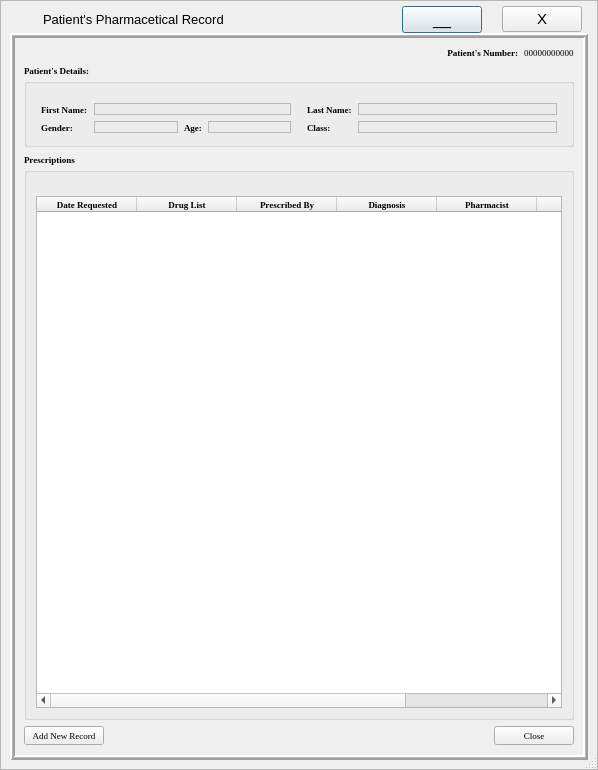
<?xml version="1.0" encoding="UTF-8"?>
<ui version="4.0">
 <class>PharmacyRecord</class>
 <widget class="QDialog" name="PharmacyRecord">
  <property name="geometry">
   <rect>
    <x>0</x>
    <y>0</y>
    <width>598</width>
    <height>770</height>
   </rect>
  </property>
  <property name="sizePolicy">
   <sizepolicy hsizetype="Fixed" vsizetype="Fixed">
    <horstretch>0</horstretch>
    <verstretch>0</verstretch>
   </sizepolicy>
  </property>
  <property name="windowTitle">
   <string>Dialog</string>
  </property>
  <property name="sizeGripEnabled">
   <bool>true</bool>
  </property>
  <layout class="QGridLayout" name="gridLayout">
   <property name="leftMargin">
    <number>0</number>
   </property>
   <property name="topMargin">
    <number>0</number>
   </property>
   <property name="rightMargin">
    <number>0</number>
   </property>
   <property name="bottomMargin">
    <number>0</number>
   </property>
   <property name="horizontalSpacing">
    <number>0</number>
   </property>
   <item row="1" column="0">
    <widget class="QFrame" name="bgflayer">
     <property name="frameShape">
      <enum>QFrame::StyledPanel</enum>
     </property>
     <property name="frameShadow">
      <enum>QFrame::Raised</enum>
     </property>
     <layout class="QVBoxLayout" name="verticalLayout">
      <property name="spacing">
       <number>0</number>
      </property>
      <property name="topMargin">
       <number>5</number>
      </property>
      <item>
       <layout class="QHBoxLayout" name="horizontalLayout_2">
        <property name="spacing">
         <number>20</number>
        </property>
        <property name="leftMargin">
         <number>6</number>
        </property>
        <property name="rightMargin">
         <number>6</number>
        </property>
        <item>
         <widget class="QLabel" name="logo">
          <property name="text">
           <string/>
          </property>
          <property name="pixmap">
           <pixmap>_ui/Sefa logo2.png</pixmap>
          </property>
          <property name="scaledContents">
           <bool>true</bool>
          </property>
         </widget>
        </item>
        <item>
         <widget class="QLabel" name="bgflbl">
          <property name="sizePolicy">
           <sizepolicy hsizetype="Expanding" vsizetype="Preferred">
            <horstretch>0</horstretch>
            <verstretch>0</verstretch>
           </sizepolicy>
          </property>
          <property name="font">
           <font>
            <family>MS Shell Dlg 2</family>
            <pointsize>10</pointsize>
            <weight>50</weight>
            <bold>false</bold>
            <underline>false</underline>
           </font>
          </property>
          <property name="styleSheet">
           <string notr="true">color: rgb(0, 0, 0);</string>
          </property>
          <property name="text">
           <string>Patient's Pharmacetical Record</string>
          </property>
          <property name="alignment">
           <set>Qt::AlignLeading|Qt::AlignLeft|Qt::AlignVCenter</set>
          </property>
          <property name="margin">
           <number>10</number>
          </property>
         </widget>
        </item>
        <item>
         <widget class="QPushButton" name="miniBtn">
          <property name="font">
           <font>
            <family>Tahoma</family>
            <pointsize>12</pointsize>
           </font>
          </property>
          <property name="cursor">
           <cursorShape>PointingHandCursor</cursorShape>
          </property>
          <property name="text">
           <string>__</string>
          </property>
          <property name="flat">
           <bool>false</bool>
          </property>
         </widget>
        </item>
        <item>
         <widget class="QPushButton" name="exitBtn">
          <property name="maximumSize">
           <size>
            <width>16777215</width>
            <height>16777215</height>
           </size>
          </property>
          <property name="font">
           <font>
            <family>Tahoma</family>
            <pointsize>11</pointsize>
           </font>
          </property>
          <property name="cursor">
           <cursorShape>PointingHandCursor</cursorShape>
          </property>
          <property name="mouseTracking">
           <bool>true</bool>
          </property>
          <property name="tabletTracking">
           <bool>true</bool>
          </property>
          <property name="layoutDirection">
           <enum>Qt::LeftToRight</enum>
          </property>
          <property name="autoFillBackground">
           <bool>false</bool>
          </property>
          <property name="text">
           <string>X</string>
          </property>
          <property name="autoDefault">
           <bool>false</bool>
          </property>
          <property name="flat">
           <bool>false</bool>
          </property>
         </widget>
        </item>
       </layout>
      </item>
      <item>
       <widget class="QFrame" name="bgLayer">
        <property name="font">
         <font>
          <family>Georgia</family>
          <pointsize>7</pointsize>
         </font>
        </property>
        <property name="frameShape">
         <enum>QFrame::Box</enum>
        </property>
        <property name="frameShadow">
         <enum>QFrame::Raised</enum>
        </property>
        <property name="lineWidth">
         <number>2</number>
        </property>
        <property name="midLineWidth">
         <number>1</number>
        </property>
        <layout class="QGridLayout" name="gridLayout_3">
         <item row="4" column="0">
          <layout class="QHBoxLayout" name="horizontalLayout_5">
           <item>
            <widget class="QPushButton" name="addNewBtn">
             <property name="cursor">
              <cursorShape>PointingHandCursor</cursorShape>
             </property>
             <property name="text">
              <string>Add New Record</string>
             </property>
            </widget>
           </item>
           <item>
            <spacer name="horizontalSpacer">
             <property name="orientation">
              <enum>Qt::Horizontal</enum>
             </property>
             <property name="sizeHint" stdset="0">
              <size>
               <width>40</width>
               <height>20</height>
              </size>
             </property>
            </spacer>
           </item>
           <item>
            <widget class="QPushButton" name="closeBtn">
             <property name="cursor">
              <cursorShape>PointingHandCursor</cursorShape>
             </property>
             <property name="text">
              <string>Close</string>
             </property>
            </widget>
           </item>
          </layout>
         </item>
         <item row="3" column="0">
          <widget class="QGroupBox" name="groupBox_2">
           <property name="font">
            <font>
             <family>Georgia</family>
             <pointsize>7</pointsize>
             <weight>75</weight>
             <bold>true</bold>
            </font>
           </property>
           <property name="title">
            <string>Prescriptions</string>
           </property>
           <property name="flat">
            <bool>false</bool>
           </property>
           <layout class="QGridLayout" name="gridLayout_6">
            <property name="topMargin">
             <number>26</number>
            </property>
            <item row="0" column="0">
             <widget class="QTableWidget" name="table">
              <property name="font">
               <font>
                <family>Georgia</family>
                <pointsize>7</pointsize>
                <weight>75</weight>
                <bold>true</bold>
               </font>
              </property>
              <property name="autoFillBackground">
               <bool>true</bool>
              </property>
              <property name="alternatingRowColors">
               <bool>true</bool>
              </property>
              <property name="columnCount">
               <number>7</number>
              </property>
              <column>
               <property name="text">
                <string>Date Requested</string>
               </property>
              </column>
              <column>
               <property name="text">
                <string>Drug List</string>
               </property>
              </column>
              <column>
               <property name="text">
                <string>Prescribed By</string>
               </property>
              </column>
              <column>
               <property name="text">
                <string>Diagnosis</string>
               </property>
              </column>
              <column>
               <property name="text">
                <string>Pharmacist</string>
               </property>
              </column>
              <column>
               <property name="text">
                <string>Status</string>
               </property>
              </column>
              <column>
               <property name="text">
                <string/>
               </property>
              </column>
             </widget>
            </item>
           </layout>
          </widget>
         </item>
         <item row="2" column="0">
          <widget class="QGroupBox" name="groupBox">
           <property name="font">
            <font>
             <family>Georgia</family>
             <pointsize>7</pointsize>
             <weight>75</weight>
             <bold>true</bold>
            </font>
           </property>
           <property name="title">
            <string>Patient's Details:</string>
           </property>
           <layout class="QGridLayout" name="gridLayout_2">
            <property name="topMargin">
             <number>20</number>
            </property>
            <item row="0" column="0">
             <layout class="QFormLayout" name="formLayout">
              <property name="leftMargin">
               <number>5</number>
              </property>
              <property name="topMargin">
               <number>2</number>
              </property>
              <property name="rightMargin">
               <number>5</number>
              </property>
              <property name="bottomMargin">
               <number>2</number>
              </property>
              <item row="0" column="0">
               <widget class="QLabel" name="label_2">
                <property name="font">
                 <font>
                  <family>Georgia</family>
                  <pointsize>7</pointsize>
                  <weight>75</weight>
                  <bold>true</bold>
                 </font>
                </property>
                <property name="text">
                 <string>First Name:</string>
                </property>
               </widget>
              </item>
              <item row="0" column="1">
               <widget class="QLabel" name="fname">
                <property name="sizePolicy">
                 <sizepolicy hsizetype="Expanding" vsizetype="Fixed">
                  <horstretch>0</horstretch>
                  <verstretch>0</verstretch>
                 </sizepolicy>
                </property>
                <property name="font">
                 <font>
                  <family>Tahoma</family>
                  <pointsize>7</pointsize>
                  <weight>50</weight>
                  <bold>false</bold>
                 </font>
                </property>
                <property name="focusPolicy">
                 <enum>Qt::StrongFocus</enum>
                </property>
                <property name="frameShape">
                 <enum>QFrame::StyledPanel</enum>
                </property>
                <property name="text">
                 <string/>
                </property>
                <property name="margin">
                 <number>5</number>
                </property>
               </widget>
              </item>
              <item row="1" column="0">
               <widget class="QLabel" name="label_6">
                <property name="font">
                 <font>
                  <family>Georgia</family>
                  <pointsize>7</pointsize>
                  <weight>75</weight>
                  <bold>true</bold>
                 </font>
                </property>
                <property name="text">
                 <string>Gender:</string>
                </property>
               </widget>
              </item>
              <item row="1" column="1">
               <layout class="QHBoxLayout" name="horizontalLayout_6">
                <item>
                 <widget class="QLabel" name="gender">
                  <property name="sizePolicy">
                   <sizepolicy hsizetype="Expanding" vsizetype="Fixed">
                    <horstretch>0</horstretch>
                    <verstretch>0</verstretch>
                   </sizepolicy>
                  </property>
                  <property name="font">
                   <font>
                    <family>Tahoma</family>
                    <pointsize>7</pointsize>
                    <weight>50</weight>
                    <bold>false</bold>
                   </font>
                  </property>
                  <property name="frameShape">
                   <enum>QFrame::StyledPanel</enum>
                  </property>
                  <property name="text">
                   <string/>
                  </property>
                  <property name="margin">
                   <number>5</number>
                  </property>
                 </widget>
                </item>
                <item>
                 <widget class="QLabel" name="label_9">
                  <property name="font">
                   <font>
                    <family>Georgia</family>
                    <pointsize>7</pointsize>
                    <weight>75</weight>
                    <bold>true</bold>
                   </font>
                  </property>
                  <property name="text">
                   <string>Age:</string>
                  </property>
                 </widget>
                </item>
                <item>
                 <widget class="QLabel" name="age">
                  <property name="sizePolicy">
                   <sizepolicy hsizetype="Expanding" vsizetype="Fixed">
                    <horstretch>0</horstretch>
                    <verstretch>0</verstretch>
                   </sizepolicy>
                  </property>
                  <property name="font">
                   <font>
                    <family>Tahoma</family>
                    <pointsize>7</pointsize>
                    <weight>50</weight>
                    <bold>false</bold>
                   </font>
                  </property>
                  <property name="frameShape">
                   <enum>QFrame::StyledPanel</enum>
                  </property>
                  <property name="text">
                   <string/>
                  </property>
                  <property name="margin">
                   <number>5</number>
                  </property>
                 </widget>
                </item>
               </layout>
              </item>
             </layout>
            </item>
            <item row="0" column="1">
             <layout class="QFormLayout" name="formLayout_2">
              <property name="leftMargin">
               <number>5</number>
              </property>
              <property name="topMargin">
               <number>2</number>
              </property>
              <property name="rightMargin">
               <number>5</number>
              </property>
              <property name="bottomMargin">
               <number>2</number>
              </property>
              <item row="0" column="0">
               <widget class="QLabel" name="label_4">
                <property name="font">
                 <font>
                  <family>Georgia</family>
                  <pointsize>7</pointsize>
                  <weight>75</weight>
                  <bold>true</bold>
                 </font>
                </property>
                <property name="text">
                 <string>Last Name:</string>
                </property>
               </widget>
              </item>
              <item row="0" column="1">
               <widget class="QLabel" name="lname">
                <property name="sizePolicy">
                 <sizepolicy hsizetype="Expanding" vsizetype="Fixed">
                  <horstretch>0</horstretch>
                  <verstretch>0</verstretch>
                 </sizepolicy>
                </property>
                <property name="font">
                 <font>
                  <family>Tahoma</family>
                  <pointsize>7</pointsize>
                  <weight>50</weight>
                  <bold>false</bold>
                 </font>
                </property>
                <property name="frameShape">
                 <enum>QFrame::StyledPanel</enum>
                </property>
                <property name="text">
                 <string/>
                </property>
                <property name="margin">
                 <number>5</number>
                </property>
               </widget>
              </item>
              <item row="1" column="0">
               <widget class="QLabel" name="label_8">
                <property name="font">
                 <font>
                  <family>Georgia</family>
                  <pointsize>7</pointsize>
                  <weight>75</weight>
                  <bold>true</bold>
                 </font>
                </property>
                <property name="text">
                 <string>Class:</string>
                </property>
               </widget>
              </item>
              <item row="1" column="1">
               <widget class="QLabel" name="pclass">
                <property name="sizePolicy">
                 <sizepolicy hsizetype="Expanding" vsizetype="Fixed">
                  <horstretch>0</horstretch>
                  <verstretch>0</verstretch>
                 </sizepolicy>
                </property>
                <property name="font">
                 <font>
                  <family>Tahoma</family>
                  <pointsize>7</pointsize>
                  <weight>50</weight>
                  <bold>false</bold>
                 </font>
                </property>
                <property name="frameShape">
                 <enum>QFrame::StyledPanel</enum>
                </property>
                <property name="text">
                 <string/>
                </property>
                <property name="margin">
                 <number>5</number>
                </property>
               </widget>
              </item>
             </layout>
            </item>
           </layout>
          </widget>
         </item>
         <item row="1" column="0">
          <layout class="QHBoxLayout" name="horizontalLayout_4">
           <item>
            <widget class="QLabel" name="label_3">
             <property name="font">
              <font>
               <family>Georgia</family>
               <pointsize>7</pointsize>
               <weight>75</weight>
               <bold>true</bold>
              </font>
             </property>
             <property name="text">
              <string>Patient's Number:</string>
             </property>
             <property name="alignment">
              <set>Qt::AlignRight|Qt::AlignTrailing|Qt::AlignVCenter</set>
             </property>
            </widget>
           </item>
           <item>
            <widget class="QLabel" name="cardNum">
             <property name="sizePolicy">
              <sizepolicy hsizetype="Fixed" vsizetype="Preferred">
               <horstretch>0</horstretch>
               <verstretch>0</verstretch>
              </sizepolicy>
             </property>
             <property name="text">
              <string>00000000000</string>
             </property>
            </widget>
           </item>
          </layout>
         </item>
        </layout>
       </widget>
      </item>
     </layout>
    </widget>
   </item>
  </layout>
 </widget>
 <resources/>
 <connections/>
</ui>
